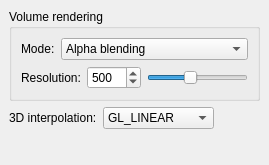
<?xml version="1.0" encoding="UTF-8"?>
<ui version="4.0">
 <class>Settings3DDockWidget</class>
 <widget class="QDockWidget" name="Settings3DDockWidget">
  <property name="geometry">
   <rect>
    <x>0</x>
    <y>0</y>
    <width>247</width>
    <height>165</height>
   </rect>
  </property>
  <property name="minimumSize">
   <size>
    <width>247</width>
    <height>165</height>
   </size>
  </property>
  <property name="maximumSize">
   <size>
    <width>524287</width>
    <height>165</height>
   </size>
  </property>
  <property name="windowTitle">
   <string>3D settings</string>
  </property>
  <widget class="QWidget" name="dockWidgetContentsSettings3D">
   <layout class="QVBoxLayout" name="verticalLayout">
    <item>
     <widget class="QGroupBox" name="groupBoxVolumeRendering">
      <property name="title">
       <string>Volume rendering</string>
      </property>
      <layout class="QVBoxLayout" name="verticalLayout_3">
       <item>
        <layout class="QHBoxLayout" name="horizontalLayout_2">
         <item>
          <widget class="QLabel" name="label_3">
           <property name="sizePolicy">
            <sizepolicy hsizetype="Fixed" vsizetype="Preferred">
             <horstretch>0</horstretch>
             <verstretch>0</verstretch>
            </sizepolicy>
           </property>
           <property name="text">
            <string>Mode:</string>
           </property>
          </widget>
         </item>
         <item>
          <widget class="QComboBox" name="comboBoxVolumeRenderingMode">
           <item>
            <property name="text">
             <string>Alpha blending</string>
            </property>
           </item>
           <item>
            <property name="text">
             <string>Maximum intensity projection</string>
            </property>
           </item>
           <item>
            <property name="text">
             <string>Minimum intensity projection</string>
            </property>
           </item>
           <item>
            <property name="text">
             <string>Absolute intenstity projection</string>
            </property>
           </item>
           <item>
            <property name="text">
             <string>Average intensity projection</string>
            </property>
           </item>
          </widget>
         </item>
         <item>
          <spacer name="horizontalSpacer">
           <property name="orientation">
            <enum>Qt::Horizontal</enum>
           </property>
           <property name="sizeHint" stdset="0">
            <size>
             <width>0</width>
             <height>0</height>
            </size>
           </property>
          </spacer>
         </item>
        </layout>
       </item>
       <item>
        <layout class="QHBoxLayout" name="horizontalLayout_3">
         <item>
          <widget class="QLabel" name="label_7">
           <property name="text">
            <string>Resolution:</string>
           </property>
          </widget>
         </item>
         <item>
          <widget class="QSpinBox" name="spinBoxVRSlices">
           <property name="sizePolicy">
            <sizepolicy hsizetype="Fixed" vsizetype="Fixed">
             <horstretch>0</horstretch>
             <verstretch>0</verstretch>
            </sizepolicy>
           </property>
           <property name="minimum">
            <number>3</number>
           </property>
           <property name="maximum">
            <number>1200</number>
           </property>
           <property name="value">
            <number>500</number>
           </property>
          </widget>
         </item>
         <item>
          <widget class="QSlider" name="horizontalSliderVRSlices">
           <property name="sizePolicy">
            <sizepolicy hsizetype="Expanding" vsizetype="Fixed">
             <horstretch>0</horstretch>
             <verstretch>0</verstretch>
            </sizepolicy>
           </property>
           <property name="minimum">
            <number>2</number>
           </property>
           <property name="maximum">
            <number>1200</number>
           </property>
           <property name="value">
            <number>500</number>
           </property>
           <property name="orientation">
            <enum>Qt::Horizontal</enum>
           </property>
          </widget>
         </item>
        </layout>
       </item>
      </layout>
     </widget>
    </item>
    <item>
     <layout class="QHBoxLayout" name="horizontalLayout">
      <item>
       <widget class="QLabel" name="label_4">
        <property name="text">
         <string>3D interpolation:</string>
        </property>
       </widget>
      </item>
      <item>
       <widget class="QComboBox" name="comboBoxInterpolationMode">
        <item>
         <property name="text">
          <string>GL_LINEAR</string>
         </property>
        </item>
        <item>
         <property name="text">
          <string>GL_NEAREST</string>
         </property>
        </item>
       </widget>
      </item>
      <item>
       <spacer name="horizontalSpacer_2">
        <property name="orientation">
         <enum>Qt::Horizontal</enum>
        </property>
        <property name="sizeHint" stdset="0">
         <size>
          <width>0</width>
          <height>0</height>
         </size>
        </property>
       </spacer>
      </item>
     </layout>
    </item>
    <item>
     <spacer name="verticalSpacer">
      <property name="orientation">
       <enum>Qt::Vertical</enum>
      </property>
      <property name="sizeHint" stdset="0">
       <size>
        <width>0</width>
        <height>0</height>
       </size>
      </property>
     </spacer>
    </item>
   </layout>
  </widget>
 </widget>
 <resources/>
 <connections>
  <connection>
   <sender>spinBoxVRSlices</sender>
   <signal>valueChanged(int)</signal>
   <receiver>horizontalSliderVRSlices</receiver>
   <slot>setValue(int)</slot>
   <hints>
    <hint type="sourcelabel">
     <x>107</x>
     <y>99</y>
    </hint>
    <hint type="destinationlabel">
     <x>158</x>
     <y>98</y>
    </hint>
   </hints>
  </connection>
  <connection>
   <sender>horizontalSliderVRSlices</sender>
   <signal>valueChanged(int)</signal>
   <receiver>spinBoxVRSlices</receiver>
   <slot>setValue(int)</slot>
   <hints>
    <hint type="sourcelabel">
     <x>216</x>
     <y>101</y>
    </hint>
    <hint type="destinationlabel">
     <x>110</x>
     <y>97</y>
    </hint>
   </hints>
  </connection>
 </connections>
</ui>
